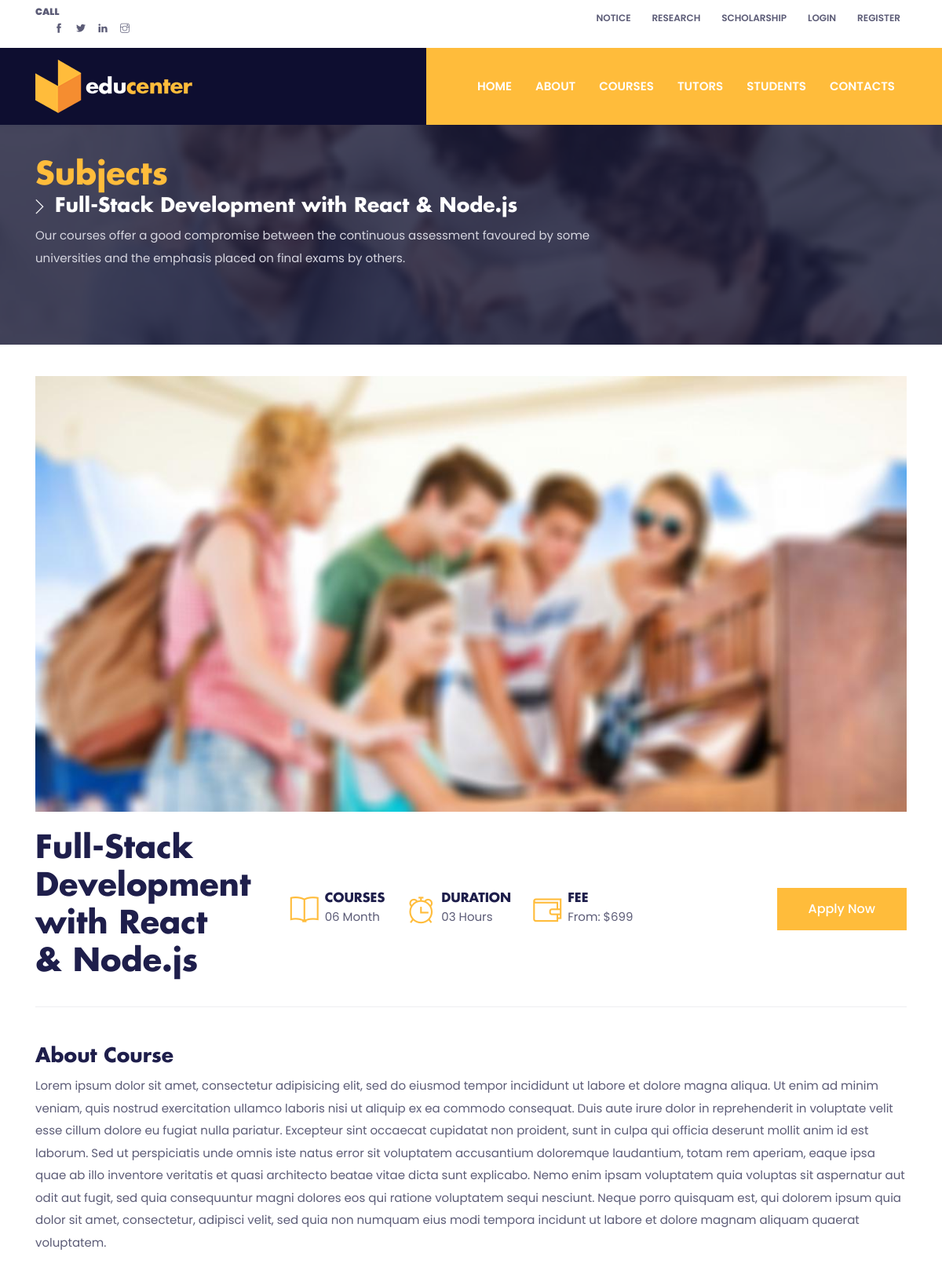
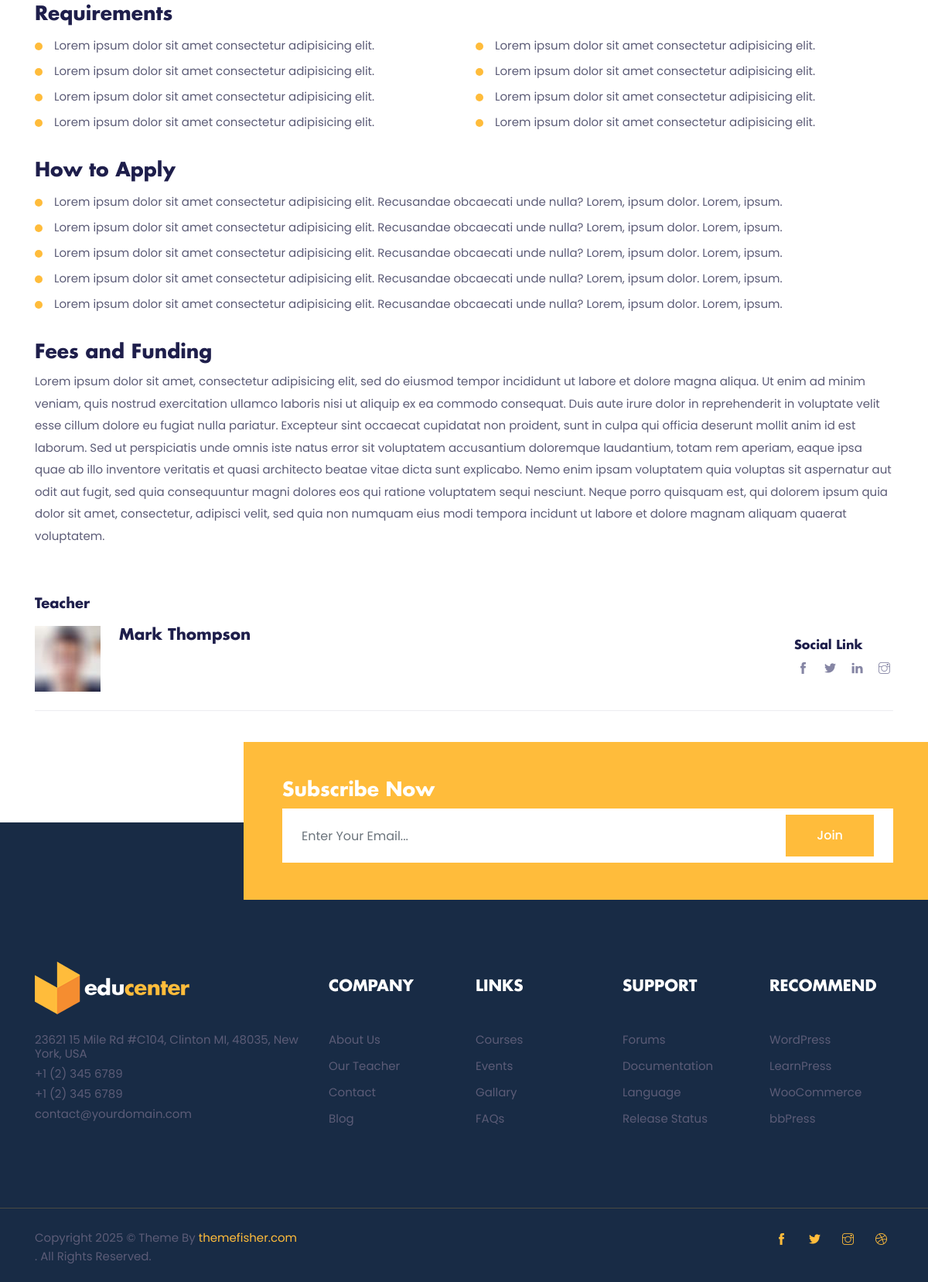
The page //tutor/2/full-stack-react-node on the database its author committed (2 pictures, top to bottom).
### course/models.py (models this page shows, shortened)
class Subject(models.Model):
    course = models.ForeignKey(Course, on_delete=models.CASCADE)
    title = models.CharField(max_length=255)
    subject_tutor = models.CharField(max_length=255)
    description = models.TextField(max_length=255)
    image = models.ImageField(upload_to='images/')
    price = models.CharField(max_length=50)
    detail = models.CharField(max_length=255)
    slug = models.SlugField(unique=True)
    def image_tag(self):
        return mark_safe('<img src="{}" height="50"/>'.format(self.image.url))
    image_tag.short_description = 'Image'

class Tutor(models.Model):
    subject = models.ForeignKey(Subject, on_delete=models.CASCADE)
    name = models.CharField(max_length=150)
    description = models.TextField(max_length=255)
    image = models.ImageField(upload_to='images/')
    def image_tag(self):
        return mark_safe('<img src="{}" height="50"/>'.format(self.image.url))
    image_tag.short_description = 'Image'

### home/views.py (the view)
# urls.py: path('/tutor/<int:id>/<slug:slug>', subject_details, name='subject_detail'),
def subject_details(request, id, slug):
    course = Course.objects.all()
    subject = Subject.objects.get(pk=id)
    tutor = Tutor.objects.get(subject=subject)
    context = {'subject': subject,
               'course': course,
               'tutor': tutor, }
    return render(request, 'subject_details.html', context)

### home/templates/subject_details.html
{% extends 'homebase.html' %}
{% load static %}
{% block body %}
<section class="page-title-section overlay" data-background="{% static 'images/backgrounds/page-title.jpg'%}">
  <div class="container">
    <div class="row">
      <div class="col-md-8">
        <ul class="list-inline custom-breadcrumb">
          <li class="list-inline-item"><a class="h2 text-primary font-secondary" href="{% url 'subject' %}">Subjects</a></li>
          <li class="list-inline-item text-white h3 font-secondary nasted">{{ subject.title }}</li>
        </ul>
        <p class="text-lighten">Our courses offer a good compromise between the continuous assessment favoured by some universities and the emphasis placed on final exams by others.</p>
      </div>
    </div>
  </div>
</section>
<section class="section-sm">
  <div class="container">
    <div class="row">
      <div class="col-12 mb-4">
        <img src="{% static 'images/courses/course-single.jpg'%}" class="img-fluid w-100">
      </div>
    </div>
    <div class="row align-items-center mb-5">
      <div class="col-xl-3 order-1 col-sm-6 mb-4 mb-xl-0">
        <h2>{{ subject.title }}</h2>
      </div>
      <div class="col-xl-6 order-sm-3 order-xl-2 col-12 order-2">
        <ul class="list-inline text-xl-center">
          <li class="list-inline-item mr-4 mb-3 mb-sm-0">
            <div class="d-flex align-items-center">
              <i class="ti-book text-primary icon-md mr-2"></i>
              <div class="text-left">
                <h6 class="mb-0">COURSES</h6>
                <p class="mb-0">06 Month</p>
              </div>
            </div>
          </li>
          <li class="list-inline-item mr-4 mb-3 mb-sm-0">
            <div class="d-flex align-items-center">
              <i class="ti-alarm-clock text-primary icon-md mr-2"></i>
              <div class="text-left">
                <h6 class="mb-0">DURATION</h6>
                <p class="mb-0">03 Hours</p>
              </div>
            </div>
          </li>
          <li class="list-inline-item mr-4 mb-3 mb-sm-0">
            <div class="d-flex align-items-center">
              <i class="ti-wallet text-primary icon-md mr-2"></i>
              <div class="text-left">
                <h6 class="mb-0">FEE</h6>
                <p class="mb-0">From: $699</p>
              </div>
            </div>
          </li>
        </ul>
      </div>
      <div class="col-xl-3 text-sm-right text-left order-sm-2 order-3 order-xl-3 col-sm-6 mb-4 mb-xl-0">
        <a href="#" class="btn btn-primary">Apply now</a>
      </div>
      <div class="col-12 mt-4 order-4">
        <div class="border-bottom border-primary"></div>
      </div>
    </div>
    <div class="row">
      <div class="col-12 mb-4">
        <h3>About Course</h3>
        <p>Lorem ipsum dolor sit amet, consectetur adipisicing elit, sed do eiusmod tempor incididunt ut labore et
          dolore magna aliqua. Ut enim ad minim veniam, quis nostrud exercitation ullamco laboris nisi ut aliquip ex ea
          commodo consequat. Duis aute irure dolor in reprehenderit in voluptate velit esse cillum dolore eu fugiat
          nulla pariatur. Excepteur sint occaecat cupidatat non proident, sunt in culpa qui officia deserunt mollit
          anim id est laborum. Sed ut perspiciatis unde omnis iste natus error sit voluptatem accusantium doloremque
          laudantium, totam rem aperiam, eaque ipsa quae ab illo inventore veritatis et quasi architecto beatae vitae
          dicta sunt explicabo. Nemo enim ipsam voluptatem quia voluptas sit aspernatur aut odit aut fugit, sed quia
          consequuntur magni dolores eos qui ratione voluptatem sequi nesciunt. Neque porro quisquam est, qui dolorem
          ipsum quia dolor sit amet, consectetur, adipisci velit, sed quia non numquam eius modi tempora incidunt ut
          labore et dolore magnam aliquam quaerat voluptatem.</p>
      </div>
      <div class="col-12 mb-4">
        <h3 class="mb-3">Requirements</h3>
        <div class="col-12 px-0">
          <div class="row">
            <div class="col-md-6">
              <ul class="list-styled">
                <li>Lorem ipsum dolor sit amet consectetur adipisicing elit.</li>
                <li>Lorem ipsum dolor sit amet consectetur adipisicing elit.</li>
                <li>Lorem ipsum dolor sit amet consectetur adipisicing elit.</li>
                <li>Lorem ipsum dolor sit amet consectetur adipisicing elit.</li>
              </ul>
            </div>
            <div class="col-md-6">
              <ul class="list-styled">
                <li>Lorem ipsum dolor sit amet consectetur adipisicing elit.</li>
                <li>Lorem ipsum dolor sit amet consectetur adipisicing elit.</li>
                <li>Lorem ipsum dolor sit amet consectetur adipisicing elit.</li>
                <li>Lorem ipsum dolor sit amet consectetur adipisicing elit.</li>
              </ul>
            </div>
          </div>
        </div>
      </div>
      <div class="col-12 mb-4">
        <h3 class="mb-3">How to Apply</h3>
        <ul class="list-styled">
          <li>Lorem ipsum dolor sit amet consectetur adipisicing elit. Recusandae obcaecati unde nulla? Lorem, ipsum
            dolor. Lorem, ipsum.</li>
          <li>Lorem ipsum dolor sit amet consectetur adipisicing elit. Recusandae obcaecati unde nulla? Lorem, ipsum
            dolor. Lorem, ipsum.</li>
          <li>Lorem ipsum dolor sit amet consectetur adipisicing elit. Recusandae obcaecati unde nulla? Lorem, ipsum
            dolor. Lorem, ipsum.</li>
          <li>Lorem ipsum dolor sit amet consectetur adipisicing elit. Recusandae obcaecati unde nulla? Lorem, ipsum
            dolor. Lorem, ipsum.</li>
          <li>Lorem ipsum dolor sit amet consectetur adipisicing elit. Recusandae obcaecati unde nulla? Lorem, ipsum
            dolor. Lorem, ipsum.</li>
        </ul>
      </div>
      <div class="col-12 mb-5">
        <h3>Fees and Funding</h3>
        <p>Lorem ipsum dolor sit amet, consectetur adipisicing elit, sed do eiusmod tempor incididunt ut labore et
          dolore magna aliqua. Ut enim ad minim veniam, quis nostrud exercitation ullamco laboris nisi ut aliquip ex ea
          commodo consequat. Duis aute irure dolor in reprehenderit in voluptate velit esse cillum dolore eu fugiat
          nulla pariatur. Excepteur sint occaecat cupidatat non proident, sunt in culpa qui officia deserunt mollit
          anim id est laborum. Sed ut perspiciatis unde omnis iste natus error sit voluptatem accusantium doloremque
          laudantium, totam rem aperiam, eaque ipsa quae ab illo inventore veritatis et quasi architecto beatae vitae
          dicta sunt explicabo. Nemo enim ipsam voluptatem quia voluptas sit aspernatur aut odit aut fugit, sed quia
          consequuntur magni dolores eos qui ratione voluptatem sequi nesciunt. Neque porro quisquam est, qui dolorem
          ipsum quia dolor sit amet, consectetur, adipisci velit, sed quia non numquam eius modi tempora incidunt ut
          labore et dolore magnam aliquam quaerat voluptatem.</p>
      </div>
      <div class="col-12">
        <h5 class="mb-3">Teacher</h5>
        <div class="d-flex justify-content-between align-items-center flex-wrap">
          <div class="media mb-2 mb-sm-0">
            <img class="mr-4 img-fluid" src="images/teacher.jpg" alt="Teacher">
            <div class="media-body">
              <h4 class="mt-0">{{ tutor.name }}</h4>
            </div>
          </div>
          <div class="social-link">
            <h6 class="d-none d-sm-block">Social Link</h6>
            <ul class="list-inline">
              <li class="list-inline-item"><a class="d-inline-block text-light p-1" href="#"><i class="ti-facebook"></i></a></li>
              <li class="list-inline-item"><a class="d-inline-block text-light p-1" href="#"><i class="ti-twitter-alt"></i></a></li>
              <li class="list-inline-item"><a class="d-inline-block text-light p-1" href="#"><i class="ti-linkedin"></i></a></li>
              <li class="list-inline-item"><a class="d-inline-block text-light p-1" href="#"><i class="ti-instagram"></i></a></li>
            </ul>
          </div>
        </div>
        <div class="border-bottom border-primary mt-4"></div>
      </div>
    </div>
  </div>
</section>
{% endblock %}

### home/static/css/style.css (style rules this page uses)
body { line-height: 1.2; font-family: "Poppins", sans-serif; -webkit-font-smoothing: antialiased; font-size: 15px; color: #5c5c77; }
p, .paragraph { font-weight: 400; color: #5c5c77; font-size: 15px; line-height: 1.9; font-family: "Poppins", sans-serif; }
h1, h2, h3, h4, h5, h6 { color: #1e1e4b; font-family: "futura-bold"; font-weight: 700; line-height: 1.2; }
h2, .h2 { font-size: 40px; }
h3, .h3 { font-size: 25px; }
h4, .h4 { font-size: 20px; }
h5, .h5 { font-size: 18px; }
h6, .h6 { font-size: 16px; }
.btn { font-size: 16px; font-family: "Poppins", sans-serif; text-transform: capitalize; padding: 15px 40px; border-radius: 0; font-weight: 500; border: 0; position: relative; z-index: 1; transition: .2s ease; overflow: hidden; }
.btn::before { position: absolute; content: ""; height: 80%; width: 100%; left: 0; bottom: 10%; z-index: -1; transition: -webkit-transform .2s ease-in-out; transition: transform .2s ease-in-out; transition: transform .2s ease-in-out, -webkit-transform .2s ease-in-out; -webkit-transform-origin: top; transform-origin: top; -webkit-transform: scaleY(0); transform: scaleY(0); }
.btn-primary { background: #ffbc3b; color: #fff; }
.btn-primary::before { background: #fff; }
body { background-color: #fff; overflow-x: hidden; }
ol, ul { list-style-type: none; margin: 0px; }
img { vertical-align: middle; border: 0; }
a { color: #ffbc3b; }
a, a:hover, a:focus { text-decoration: none; }
a, button, select { cursor: pointer; transition: .2s ease; }
h4 { transition: .2s ease; }
.section-sm { padding-top: 40px; padding-bottom: 40px; }
.border-primary { border-color: #ededf1 !important; }
.overlay { position: relative; }
.overlay::before { position: absolute; content: ''; height: 100%; width: 100%; top: 0; left: 0; background: #1a1a37; opacity: .8; }
.text-primary { color: #ffbc3b !important; }
.text-light { color: #8585a4 !important; }
.text-lighten { color: #d6d6e0 !important; }
.font-secondary { font-family: "futura-bold"; }
.icon-md { font-size: 36px; }
.page-title-section { padding: 200px 0 80px; }
.custom-breadcrumb li.nasted { position: relative; padding-left: 25px; }
.custom-breadcrumb li.nasted::before { position: absolute; font-family: "themify"; content: "\e649"; font-size: 20px; top: 50%; left: -5px; color: #fff; -webkit-transform: translateY(-50%); transform: translateY(-50%); }
.list-styled { padding-left: 25px; }
.list-styled li { position: relative; margin-bottom: 15px; }
.list-styled li::before { position: absolute; content: ""; height: 10px; width: 10px; border-radius: 50%; background: #ffbc3b; left: -25px; top: 5px; }

### rows shown on the page
Subject: title "Full-Stack Development with React & Node.js"
Tutor: name "Mark Thompson"
